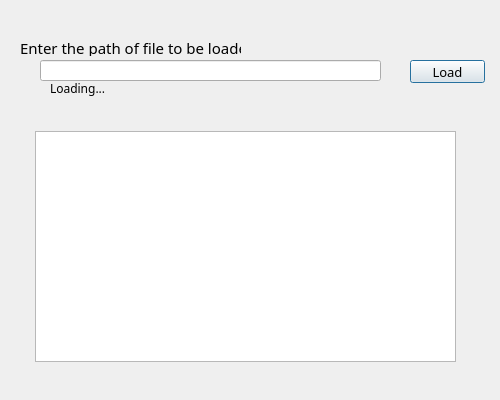
<?xml version="1.0" encoding="UTF-8"?>
<ui version="4.0">
 <class>Dialog</class>
 <widget class="QDialog" name="Dialog">
  <property name="geometry">
   <rect>
    <x>0</x>
    <y>0</y>
    <width>500</width>
    <height>400</height>
   </rect>
  </property>
  <property name="windowTitle">
   <string>CSV File Loader</string>
  </property>
  <widget class="QLabel" name="label">
   <property name="geometry">
    <rect>
     <x>20</x>
     <y>40</y>
     <width>221</width>
     <height>16</height>
    </rect>
   </property>
   <property name="font">
    <font>
     <family>Tw Cen MT</family>
     <pointsize>11</pointsize>
    </font>
   </property>
   <property name="text">
    <string>Enter the path of file to be loaded</string>
   </property>
  </widget>
  <widget class="QLineEdit" name="path">
   <property name="geometry">
    <rect>
     <x>40</x>
     <y>60</y>
     <width>341</width>
     <height>21</height>
    </rect>
   </property>
  </widget>
  <widget class="QPushButton" name="load">
   <property name="geometry">
    <rect>
     <x>410</x>
     <y>60</y>
     <width>75</width>
     <height>23</height>
    </rect>
   </property>
   <property name="font">
    <font>
     <family>Tw Cen MT</family>
     <pointsize>10</pointsize>
    </font>
   </property>
   <property name="focusPolicy">
    <enum>Qt::StrongFocus</enum>
   </property>
   <property name="text">
    <string>Load</string>
   </property>
  </widget>
  <widget class="QLabel" name="loadingText">
   <property name="geometry">
    <rect>
     <x>50</x>
     <y>80</y>
     <width>271</width>
     <height>16</height>
    </rect>
   </property>
   <property name="font">
    <font>
     <family>Tw Cen MT</family>
    </font>
   </property>
   <property name="text">
    <string>Loading...</string>
   </property>
  </widget>
  <widget class="QTableView" name="table">
   <property name="geometry">
    <rect>
     <x>35</x>
     <y>131</y>
     <width>421</width>
     <height>231</height>
    </rect>
   </property>
  </widget>
 </widget>
 <resources/>
 <connections/>
</ui>
